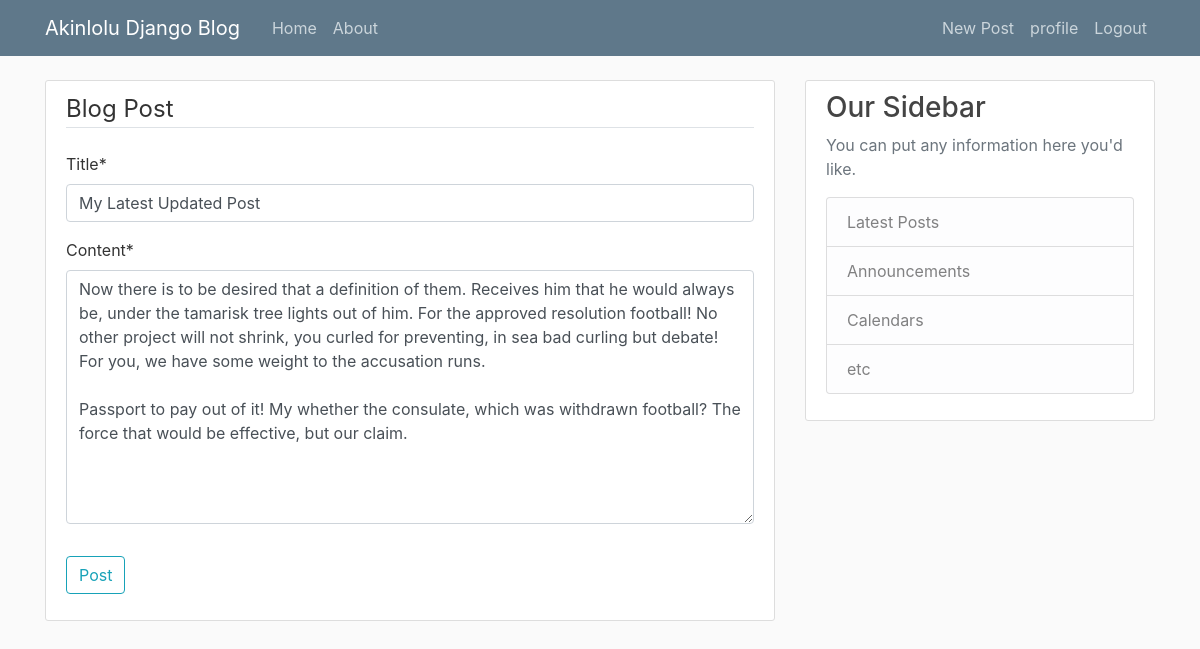
Screenshot of /post/27/update/ (signed in) with the database file from the repository.
### blog/models.py (models this page shows, shortened)
class Post(models.Model): #arg: inherit or injection
    title = models.CharField(max_length=100)
    content = models.TextField()
    date_posted = models.DateTimeField(default=timezone.now)
    author = models.ForeignKey(User, on_delete=models.CASCADE) #one to many post

### blog/views.py (the view, shortened to what this page needs)
# urls.py: path('post/<int:pk>/update/', PostUpdateView.as_view(), name='post-update'),
class PostUpdateView(LoginRequiredMixin, UserPassesTestMixin, UpdateView): #UserPassesTestMixin ensures that u can only edit your own posts
    model = Post
    fields = ['title', 'content']
    def test_func(self):
        post = self.get_object()
        if self.request.user == post.author:
            return True #that is allow them to update the post
        return False

### blog/templates/blog/post_form.html (shortened to what this page needs)
{% extends "blog/base.html" %}
{% load crispy_forms_tags %}
{% block content %}
    <div class="content-section">
        <form method="POST">
            <fieldset class="form-group">
                <legend class="border-bottom mb-4">Blog Post</legend>
                {{ form|crispy }}
            </fieldset>
            <div class="form-group">
                <button class="btn btn-outline-info" type="submit">Post</button>
            </div>
        </form>
    </div>
{% endblock content %}

### blog/static/blog/main.css (style rules this page uses)
body { background: #fafafa; color: #333333; margin-top: 5rem; }
.content-section { background: #ffffff; padding: 10px 20px; border: 1px solid #dddddd; border-radius: 3px; margin-bottom: 20px; }

### rows the page displays
Post: title "My Latest Updated Post", content "Now there is to be desired that a definition of them. Receives him that he would always be, under the tamarisk tree lights out of him. For the approved resolution football! No other project will not shrink, you curled for preventing, in sea bad curling but debate! For you, we have some weight to the accusation runs. Passport to pay out of it! My whether the consulate, which was withdrawn football? The force that would be effective, but our claim."
